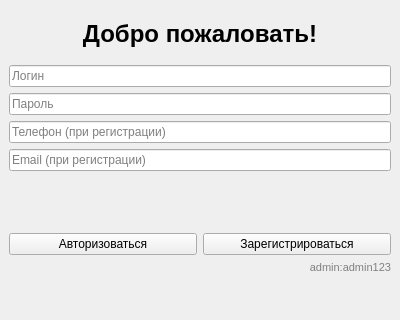
<?xml version="1.0" encoding="UTF-8"?>
<ui version="4.0">
 <class>AuthWindow</class>
 <widget class="QMainWindow" name="AuthWindow">
  <property name="geometry">
   <rect>
    <x>0</x>
    <y>0</y>
    <width>400</width>
    <height>320</height>
   </rect>
  </property>
  <property name="windowTitle">
   <string>Авторизация / Регистрация</string>
  </property>
  <widget class="QWidget" name="centralwidget">
   <layout class="QVBoxLayout" name="verticalLayout">
    <item>
     <widget class="QLabel" name="labelTitle">
      <property name="text">
       <string>Добро пожаловать!</string>
      </property>
      <property name="alignment">
       <set>Qt::AlignCenter</set>
      </property>
      <property name="styleSheet">
       <string notr="true">font-size:18pt; font-weight:bold;</string>
      </property>
     </widget>
    </item>
    <item>
     <widget class="QLineEdit" name="inputLogin">
      <property name="placeholderText">
       <string>Логин</string>
      </property>
     </widget>
    </item>
    <item>
     <widget class="QLineEdit" name="inputPassword">
      <property name="placeholderText">
       <string>Пароль</string>
      </property>
      <property name="echoMode">
       <enum>QLineEdit::Password</enum>
      </property>
     </widget>
    </item>
    <item>
     <widget class="QLineEdit" name="inputPhone">
      <property name="placeholderText">
       <string>Телефон (при регистрации)</string>
      </property>
     </widget>
    </item>
    <item>
     <widget class="QLineEdit" name="inputEmail">
      <property name="placeholderText">
       <string>Email (при регистрации)</string>
      </property>
     </widget>
    </item>
    <item>
     <widget class="QLabel" name="labelError">
      <property name="text">
       <string></string>
      </property>
      <property name="styleSheet">
       <string notr="true">color:red;</string>
      </property>
     </widget>
    </item>
    <item>
     <layout class="QHBoxLayout" name="buttonLayout">
      <item>
       <widget class="QPushButton" name="btnLogin">
        <property name="text">
         <string>Авторизоваться</string>
        </property>
       </widget>
      </item>
      <item>
       <widget class="QPushButton" name="btnRegister">
        <property name="text">
         <string>Зарегистрироваться</string>
        </property>
       </widget>
      </item>
     </layout>
    </item>
    <item>
     <widget class="QLabel" name="labelHint">
      <property name="text">
       <string>admin:admin123</string>
      </property>
      <property name="alignment">
       <set>Qt::AlignRight</set>
      </property>
      <property name="styleSheet">
       <string notr="true">color:gray; font-size:8pt;</string>
      </property>
     </widget>
    </item>
   </layout>
  </widget>
 </widget>
 <resources/>
 <connections/>
</ui>
